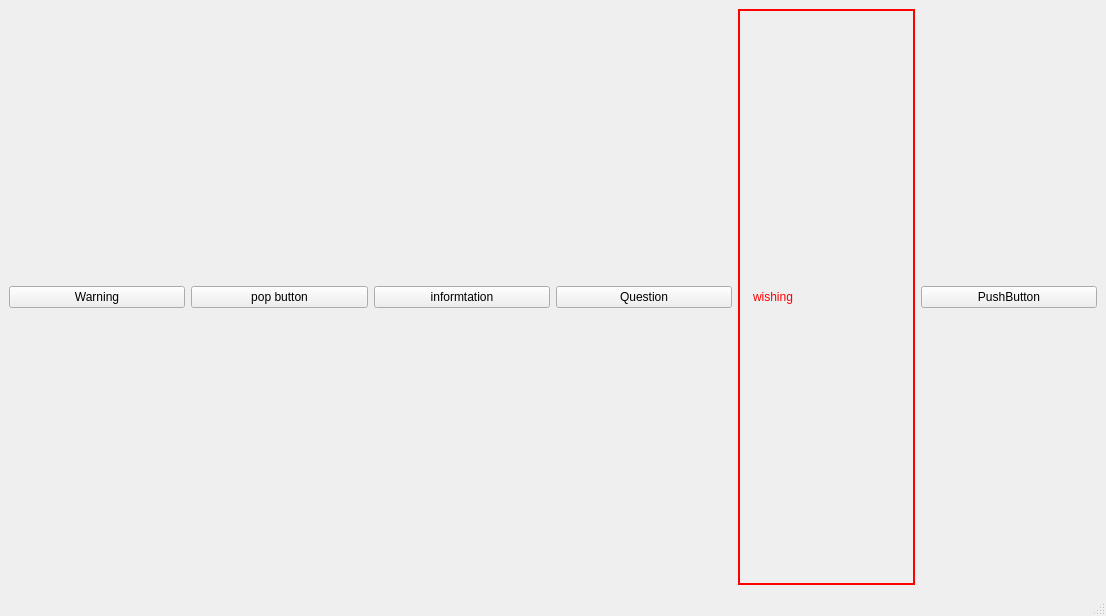
<?xml version="1.0" encoding="UTF-8"?>
<ui version="4.0">
 <class>MainWindow</class>
 <widget class="QMainWindow" name="MainWindow">
  <property name="geometry">
   <rect>
    <x>0</x>
    <y>0</y>
    <width>1106</width>
    <height>616</height>
   </rect>
  </property>
  <property name="windowTitle">
   <string>MainWindow</string>
  </property>
  <widget class="QWidget" name="centralwidget">
   <property name="styleSheet">
    <string notr="true">QLabel{
border:2px solid red;
padding:10px;
color:red;
}</string>
   </property>
   <layout class="QHBoxLayout" name="horizontalLayout">
    <item>
     <widget class="QPushButton" name="pushButton_4">
      <property name="text">
       <string>Warning</string>
      </property>
     </widget>
    </item>
    <item>
     <widget class="QPushButton" name="pushButton">
      <property name="text">
       <string>pop button</string>
      </property>
     </widget>
    </item>
    <item>
     <widget class="QPushButton" name="pushButton_3">
      <property name="text">
       <string>informtation</string>
      </property>
     </widget>
    </item>
    <item>
     <widget class="QPushButton" name="pushButton_2">
      <property name="text">
       <string>Question</string>
      </property>
     </widget>
    </item>
    <item>
     <widget class="QLabel" name="label">
      <property name="text">
       <string>wishing</string>
      </property>
     </widget>
    </item>
    <item>
     <widget class="QPushButton" name="pushButton_5">
      <property name="text">
       <string>PushButton</string>
      </property>
     </widget>
    </item>
   </layout>
   <zorder>pushButton_2</zorder>
   <zorder>pushButton</zorder>
   <zorder>pushButton_3</zorder>
   <zorder>pushButton_4</zorder>
   <zorder>label</zorder>
   <zorder>pushButton_5</zorder>
  </widget>
  <widget class="QMenuBar" name="menubar">
   <property name="geometry">
    <rect>
     <x>0</x>
     <y>0</y>
     <width>1106</width>
     <height>28</height>
    </rect>
   </property>
  </widget>
  <widget class="QStatusBar" name="statusbar"/>
 </widget>
 <resources/>
 <connections/>
</ui>
